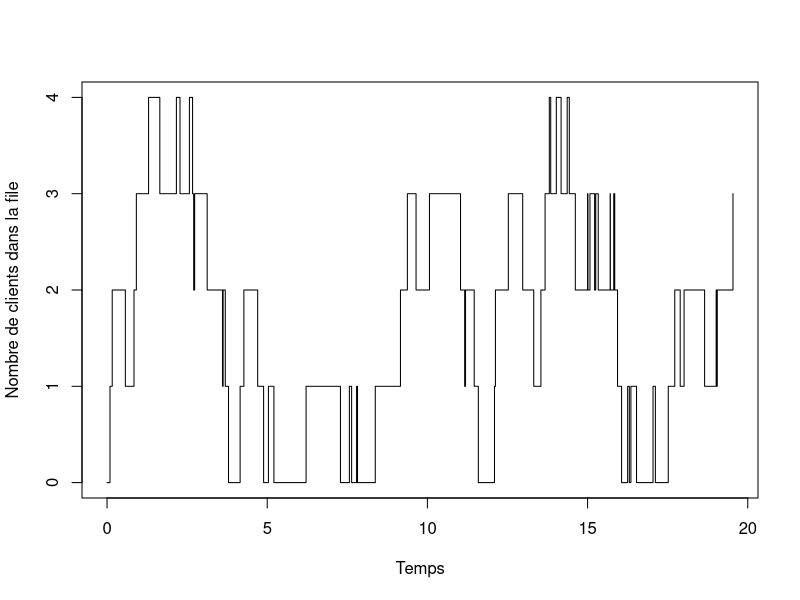

Reproduce this figure in R. (Note: a time limit stopped this script after it produced the figure.)
set.seed(0)
# Paramètres du modèle
temps_total = 20
lambda = 2
mu = 3

# Initialisation
liste_temps = array(dim = 0)
nombre_clients = array(dim = 0)

# Variable temporaire pour la file
nombre_clients_actuel = 0
temps = 0

# Simulation
while (temps < temps_total) {
  liste_temps = append(liste_temps, temps)
  nombre_clients = append(nombre_clients, nombre_clients_actuel)
  
  temps_arrivee = rexp(1, lambda)
  temps_service = rexp(1, mu)
  
  if (nombre_clients_actuel > 0) {
    if (temps_arrivee < temps_service) {
      temps = temps + temps_arrivee
      nombre_clients_actuel = nombre_clients_actuel + 1
    } else {
      if (temps_arrivee != temps_service){
        nombre_clients_actuel = nombre_clients_actuel - 1
      }
      temps = temps + temps_service
    }  
  } else {
    temps = temps + temps_arrivee
    nombre_clients_actuel = nombre_clients_actuel + 1
  }
}

# Graphique
plot(liste_temps,nombre_clients, type = "s", xlab = "Temps", ylab = "Nombre de clients dans la file")


# Question 2
T <- seq(0, 500, by = 5)
file_simple <- function(temps_total){
  temps_arrivee <- array(dim = 1)
  temps_service <- array(dim = 1)
  
  # Remplir le tableau des temps d'arrivée
  temps_arrivee[1] <- rexp(1, lambda)
  t <- temps_arrivee[1]
  i <- 2
  while(t < temps_total){
    tmp <- rexp(1, lambda)
    if (tmp + t < temps_total)
      temps_arrivee <- append(temps_arrivee, tmp + t)
    t <- tmp + t
    i <- i + 1
  }
  
  # Remplir le tableau des temps de service
  temps_service[1] <- rexp(1, mu)
  t <- temps_service[1]
  i <- 2
  while(t < temps_total){
    tmp <- rexp(1, mu)
    if (tmp + t < temps_total)
      temps_service <- append(temps_service, tmp + t)
    t <- tmp + t
    i <- i + 1
  }
  
  # Initialiser les vecteurs à tracer
  N <- array(dim = 1)
  temps <- array(dim = 1)
  N[1] <- 0
  temps[1] <- 0
  
  # Construire les vecteurs à tracer à partir des temps d'arrivée et de service
  i <- 1
  j <- 1
  k <- 2
  while (!is.na(temps_arrivee[i]) && !is.na(temps_service[j])){
    
    # Un client arrive
    if (temps_arrivee[i] < temps_service[j]){
      temps <- append(temps, temps_arrivee[i])
      N <- append(N, N[k-1] + 1)
      i <- i + 1
    }
    
    # Un client est servi
    else if (temps_arrivee[i] > temps_service[j]){
      temps <- append(temps, temps_service[j])
      if (N[k-1] > 0)
        N <- append(N, N[k-1] - 1)
      else
        N <- append(N, N[k-1])
      j <- j + 1
    }
    
    # Service se termine en même temps que l'arrivée d'un client
    else if (temps_arrivee[i] == temps_service[j]){
      temps <- append(temps, temps_arrivee[i])
      N <- append(N, N[k-1])
      i <- i + 1
      j <- j + 1
    }
    
    k <- k + 1
  }
  
  # Terminer de parcourir les temps de service et d'arrivée
  while (!is.na(temps_arrivee[i])){
    temps <- append(temps, temps_arrivee[i])
    N <- append(N, N[k-1] + 1)
    i <- i + 1
    k <- k + 1
  }
  while (!is.na(temps_service[j])){
    temps <- append(temps, temps_service[j])
    if (N[k-1] > 0)
      N <- append(N, N[k-1] - 1)
    else
      N <- append(N, N[k-1])
    j <- j + 1
    k <- k + 1
  }
  
  # Dernier point à t = temps_total
  N <- append(N, N[k-1])
  temps <- append(temps, temps_total)
  
  interTime = array(dim=0)
  for (i in 1:length(temps)) {
    interTime = append(interTime, temps[i+1] - temps[i])
  }
  interTime[length(temps)] = 0
  return (weighted.mean(N, interTime))
}


moyenne_mm1 <- function(temps_total, nb_tests){
  q <- 0
  for (i in 1:nb_tests){
    q <- q + file_simple(temps_total)
  }
  return (q/nb_tests)
}
moy <- rep(0, length(T))
for (i in 1:length(T)) {
  if(i!=0){
    moy[i] <- moyenne_mm1(T[i],100);
  }
}
moy[0] <- 0;
rho = lambda / mu
theorique = (rho/(1-rho))
plot(T, moy, xlab="T (min)", ylab="Nombre de client moyen", main = "File M/M/1", col="blue", type="l")
lines(T, array(data=(theorique),dim=length(T)), col="red", type="l", lwd = 2, lty = 2)
legend("bottomright", legend=c("Moyenne mesurée", "Moyenne théorique"),col=c("blue", "red"), lty = 1:2, lwd=2)




# Affichage des résultats
# cbind(T, mean_clients) # Nombre moyen de clients dans le système en fonction de T

moyenne_mm1 <- function(lambda, mu, TT, nb_tests){
  q <- 0
  for (i in 1:nb_tests){
    q <- q + file_simple(TT)
  }
  return (q/nb_tests)
}

moyenne_T_croissant_mm1 <-function(lambda, mu, TT_max, step){
  q <- array(dim = 1)
  TT <- array(dim = 1)
  q[1] <- 0
  TT[1] <- 0
  
  i<-step
  while (i<=TT_max){
    q <- append(q, moyenne_mm1(lambda, mu, i, 100))
    TT <- append(TT, i)
    i<-i+step
  }
  plot(TT, q, xlab="T (min)", ylab="q(T)", type="l")
}

evolution_Q_mm1 <- function(TT,mu,step){
  i<-1
  Q <- array(dim = 1)
  rho <- array(dim = 1)
  
  Q[1]<-0
  rho[1]<-0
  
  while(i<=2*mu){
    Q <- append(Q, moyenne_mm1(i, mu, TT, 100))
    rho <- append(rho, i/mu)
    i<-i+step
  }
  plot(rho, Q, xlab="rho", ylab="q(T)", type="l")
}

evolution_qT_mm1 <- function(TT, mu, step){
  i<-0
  qT <- array(dim = 1)
  rho <- array(dim = 1)
  
  qT[1]<-0
  rho[1]<-0
  i<-step
  while(i<=2*mu){
    q<-0
    for (j in 1:100){ #TT
      moy = moyenne_mm1(i, mu, j, 10)
      if (!is.nan(moy))
        q <- q + moy
    }
    qT <- append(qT, (1/TT)*q)
    
    rho <- append(rho, i/mu)
    i<-i+step
  }
  plot(rho, qT, xlab="rho", ylab="qT(T)", type="l")
}

stochastic_parameter <- function(rho) {
  L <- rho / (1 - rho)
  return(L)
}

operational_parameter <- function(lambda, mu) {
  W <- 1 / (mu - lambda)
  return(W)
}

# Exemple de valeurs pour lambda, mu, et rho
lambda <- 1
mu <- 2
rho_values <- seq(0, 0.99, by = 0.01)

# Calculer les paramètres stochastiques et opérationnels pour chaque valeur de rho
stochastic_params <- sapply(rho_values, stochastic_parameter)
operational_params <- sapply(rho_values, function(rho) operational_parameter(lambda, mu * (1 - rho)))

# Tracer les résultats
plot(rho_values, stochastic_params, xlab = "rho", ylab = "Paramètre stochastique", type = "l")
plot(rho_values, operational_params, xlab = "rho", ylab = "Paramètre opérationnel", type = "l")
